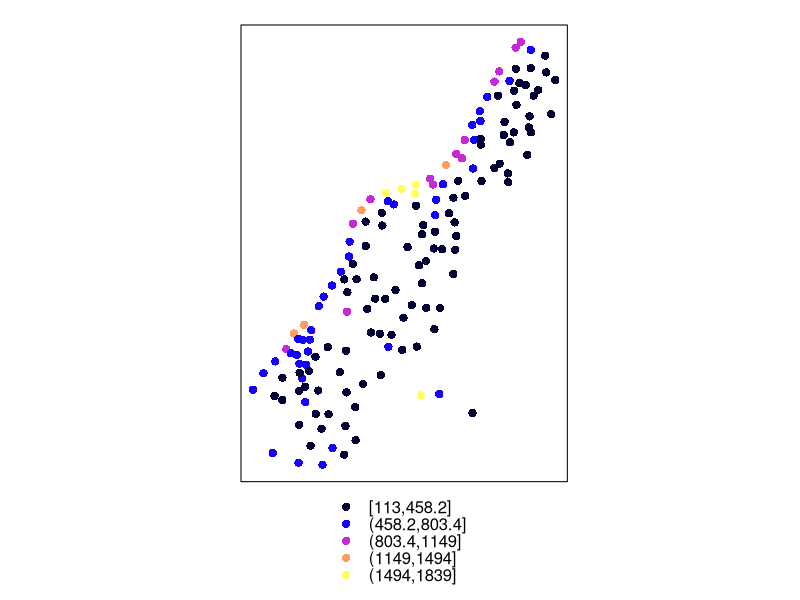
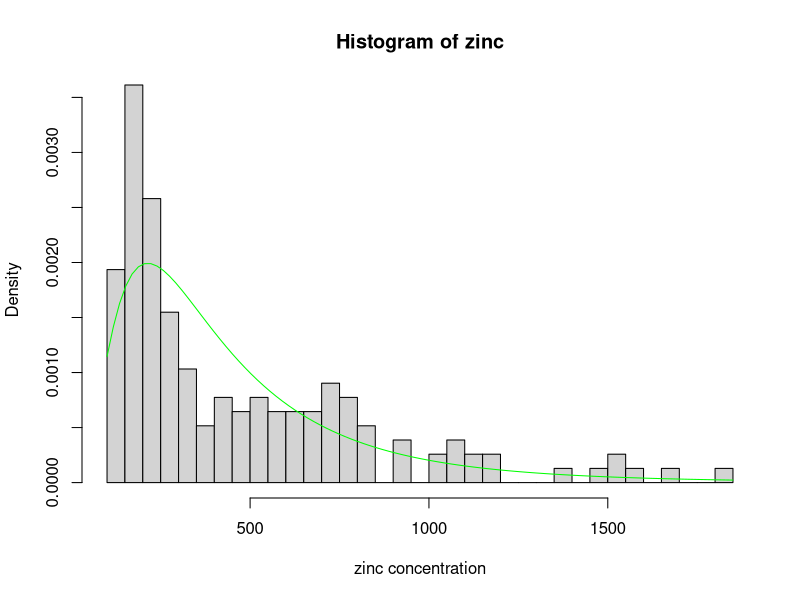
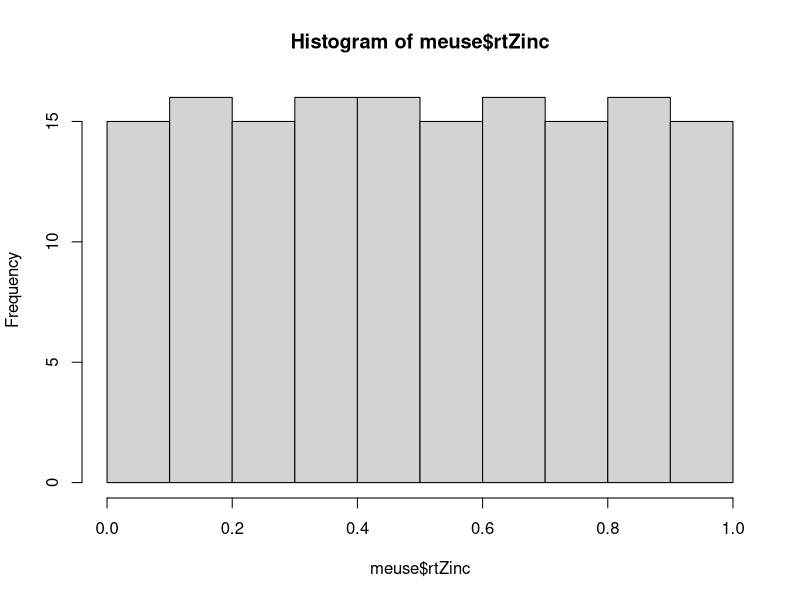

Generate these figures, in order, with R: (Note: this script raises an error after producing the figures.)
## libraries ##
# library("VineCopula")
library("sp")
par(mfrow=c(1,1))
## meuse - spatial points data.frame ##
data("meuse")
coordinates(meuse) = ~x+y

spplot(meuse,"zinc", col.regions=bpy.colors(5))

## margins ##
hist(meuse[["zinc"]],freq=F,n=30,ylim=c(0,0.0035), 
     main="Histogram of zinc", xlab="zinc concentration")

#gevEsti <- fgev(meuse[["zinc"]])$estimate
meanLog <- mean(log(meuse[["zinc"]]))
sdLog <- sd(log(meuse[["zinc"]]))
# curve(dgev(x,gevEsti[1], gevEsti[2], gevEsti[3]),add=T,col="red")
curve(dlnorm(x,meanLog,sdLog),add=T,col="green")

pMar <- function(q) plnorm(q, meanLog, sdLog)
qMar <- function(p) qlnorm(p, meanLog, sdLog)
dMar <- function(x) dlnorm(x, meanLog, sdLog)

# pMar <- function(q) pgev(q, gevEsti[1], gevEsti[2], gevEsti[3])
# qMar <- function(p) qgev(p, gevEsti[1], gevEsti[2], gevEsti[3])
# dMar <- function(x) dgev(x, gevEsti[1], gevEsti[2], gevEsti[3])

meuse$rtZinc <- rank(meuse$zinc)/(length(meuse)+1)
hist(meuse$rtZinc)
## lag classes ##
bins <- calcBins(meuse, var="rtZinc", nbins=10, cutoff=800)


## calculate parameters for Kendall's tau function ##
calcKTau <- fitCorFun(bins, degree=2)
curve(calcKTau, 0, 1000, col="purple",add=T)

families <- list(normalCopula(0.3), tCopula(0.3,df=2.15), claytonCopula(0.3),
                 gumbelCopula(2), frankCopula(1), joeBiCopula(1.5),
                 surClaytonCopula(1), surGumbelCopula(1), surJoeBiCopula(1.5))

## find best fitting copula per lag class
loglikTau <- loglikByCopulasLags(bins, meuse, families, calcKTau)
bestFitTau <- apply(apply(loglikTau$loglik, 1, rank, na.last=T), 2, 
                    function(x) which(x==length(families)))
colnames(loglikTau$loglik)[bestFitTau]

## set up a first bivariate spatial Copula
###########################################
spCop <- spCopula(c(families[bestFitTau[c(1,1:8)]],
                    indepCopula()),
                  distances=c(0, bins$meanDists[1:9]),
                  spDepFun=calcKTau, unit="m")

## estimation neighbourhood for the pure spatial vine copula
#############################################################
vineDim <- 20L
meuseNeigh1 <- getNeighbours(dataLocs=meuse,var="rtZinc",size=vineDim)

## second spatial tree
#######################
meuseNeigh2 <- dropSpTree(meuseNeigh1, meuse, spCop)
bins2 <- calcBins(meuseNeigh2, "rtZinc", boundaries=c(0,2:15)*50, plot=F)
points(bins2$meanDists, bins2$lagCor, pch=2)
calcKTau2 <- fitCorFun(bins2, degree=3,cutoff=500, bounds = c(0.001,1))
curve(calcKTau2,0, 800, col="green",add=TRUE)

loglikTau2 <- loglikByCopulasLags(bins2, families = families, calcCor =  calcKTau2)
bestFitTau2 <- apply(apply(loglikTau2$loglik, 1, rank, na.last=T), 2, 
                     function(x) which(x==length(families)))
colnames(loglikTau2$loglik)[bestFitTau2]

## set up the second bivariate spatial Copula
##############################################
spCop2 <- spCopula(c(families[bestFitTau2[c(1,1:6)]],
                     indepCopula()),
                   distances=c(0, bins2$meanDists[1:7]),
                   spDepFun=calcKTau2, unit="m")

## third spatial tree
######################
meuseNeigh3 <- dropSpTree(meuseNeigh2, meuse, spCop2)
bins3 <- calcBins(meuseNeigh3, "rtZinc", plot=F)
points(bins3$meanDists, bins3$lagCor, pch=3)
calcKTau3 <- fitCorFun(bins3, degree=1, cutoff=500, bounds=c(0.001,1))
curve(calcKTau3, 0, 500, col="red", add=TRUE)

loglikTau3 <- loglikByCopulasLags(bins3, families = families, calcCor = calcKTau3)
bestFitTau3 <- apply(apply(loglikTau3$loglik, 1, rank, na.last=T), 2, 
                     function(x) which(x==9))
colnames(loglikTau3$loglik)[bestFitTau3]

## set up the third bivariate spatial Copula
#############################################
spCop3 <- spCopula(c(families[bestFitTau3[c(1,1:5)]],
                     indepCopula()),
                   distances=c(0, bins3$meanDists[1:6]),
                   spDepFun=calcKTau3, unit="m")

## fourth spatial tree
#######################
meuseNeigh4 <- dropSpTree(meuseNeigh3, meuse, spCop3)
bins4 <- calcBins(meuseNeigh4, "rtZinc", plot=F)
points(bins4$meanDists, bins4$lagCor, pch=4)
calcKTau4 <- fitCorFun(bins4, degree=1, cutoff=400, bounds=c(0.001, 1))
curve(calcKTau4,0, 500, col="blue",add=TRUE)

legend("topright",c("1. spatial cop.", "2. spatial cop.",
                    "3. spatial cop.", "4. spatial cop."),
       pch=1:4,col=c("purple","green","red","blue"),lty=1)

loglikTau4 <- loglikByCopulasLags(bins4, families = families,calcCor =  calcKTau4)
bestFitTau4 <- apply(apply(loglikTau4$loglik, 1, rank, na.last=T), 2, 
                     function(x) which(x==9))
colnames(loglikTau4$loglik)[bestFitTau4]

## set up the fourth bivariate spatial Copula
#############################################
spCop4 <- spCopula(c(families[bestFitTau4[c(1,1:3)]], normalCopula(0),
                     indepCopula()),
                   distances=c(0, bins4$meanDists[1:5]),
                   spDepFun=calcKTau4, unit="m")

## pure spatial vine
#####################
meuseSpVine <- spVineCopula(list(spCop, spCop2, spCop3, spCop4))

## neighbourhood for cross-validation using a 5 dim pure spatial vine copula
#############################################################################
vineDim <- 5L

meuse$lnZinc <- pMar(meuse$zinc)
meuseNeigh <- getNeighbours(dataLocs=meuse, predLocs=meuse, prediction=T, 
                            min.dist=10, var="lnZinc", size=vineDim)

# meuse$evZinc <- pMar(meuse$zinc)
# meuseNeigh <- getNeighbours(dataLocs=meuse, predLocs=meuse, prediction=T, 
#                             min.dist=10, var="evZinc", size=vineDim)

## leave-one-out x-validation
##############################

time <- proc.time()  # ~40 s
predMedian <- spCopPredict(meuseNeigh, meuse, meuse, meuseSpVine, margin=list(q=qMar), "quantile")
predMean <- spCopPredict(meuseNeigh, meuse, meuse, meuseSpVine, margin=list(q=qMar), "expectation")
proc.time() - time

c(mean(abs(predMean$expect-meuse$zinc)),
  mean(predMean$expect-meuse$zinc),
  sqrt(mean((predMean$expect-meuse$zinc)^2)))

c(mean(abs(predMedian$quantile.0.5-meuse$zinc),na.rm = T),
  mean(predMedian$quantile.0.5-meuse$zinc, na.rm = T),
  sqrt(mean((predMedian$quantile.0.5-meuse$zinc)^2, na.rm = T)))

par(mfrow=c(1,2))
plot(predMean$expect, meuse$zinc,asp=1)
abline(0,1)

plot(predMedian$quantile.0.5, meuse$zinc,asp=1)
abline(0,1)

spplot(predMean, "expect")
spplot(predMedian, "quantile.0.5")

boxplot(predMean@data[c("zinc","expect")])
boxplot(predMedian@data[c("zinc","quantile.0.5")])

## kriging results:
# same neighbourhood size 5L:
# MAE:  158.61
# BIAS:  -4.24
# RMSE: 239.85
#
# global kriging:
# MAE:  148.85
# BIAS:  -3.05
# RMSE: 226.15
